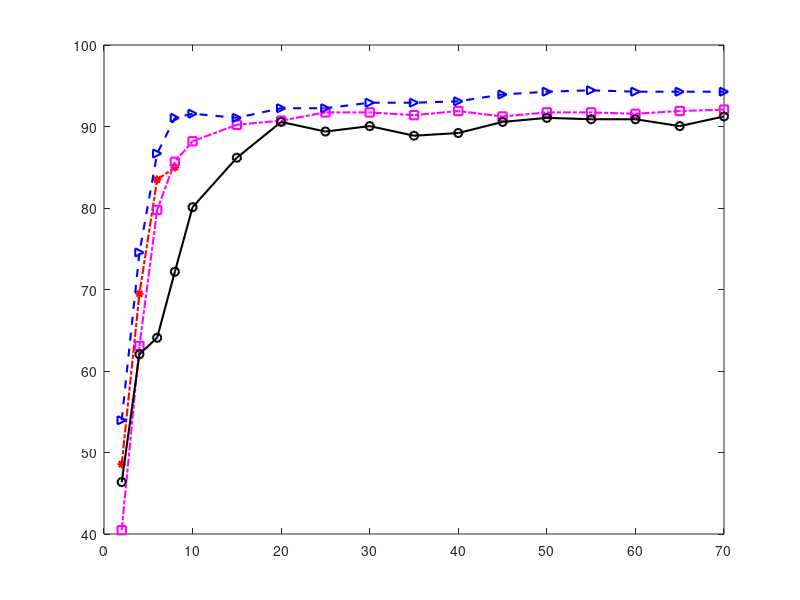

Recreate this plot in MATLAB. (Note: this script raises an error after producing the figure.)
clear;
clc;
x1=[2,4,6,8]
x2=[2,4,6,8,10,15,20,25,30,35,40,45,50,55,60,65,70];
y1=[48.57,69.48,83.48,84.99];
y2=[40.47,63.07,79.76,85.67,88.19,90.21,90.72,91.73,91.73,91.39,91.9,91.23,91.73,91.73,91.56,91.9,92.07]
y3=[46.37,62.06,64.08,72.18,80.10,86.17,90.56,89.38,90.05,88.87,89.2,90.56,91.06,90.89,90.89,90.05,91.23]
y4=[53.96,74.54,86.68,91.06,91.57,91.06,92.24,92.24,92.92,92.92,93.09,93.93,94.27,94.44,94.27,94.27,94.27]
figure(1)
plot(x1,y1,'r*-.','LineWidth',1.5);
hold on;
plot(x2,y2,'ms-.','LineWidth',1.5);
hold on
plot(x2,y3,'ko-','LineWidth',1.5);
hold on
plot(x2,y4,'b>--','LineWidth',1.5);
hold on
plot(x2,y5,'g+:','LineWidth',1.5);
% xlabel('Number of extracted features','FontName','Times New Roman');
% ylabel('Classification accuracy rate','FontName','Times New Roman');

xlabel('Number of extracted features');
ylabel('Classification accuracy rate');
legend('LDA','PCA','GLDA-TRA','BFE','LSBFE',0)
%set(gca, 'LineWidth', 1.5);

export_fig test.eps -painters -transparent
